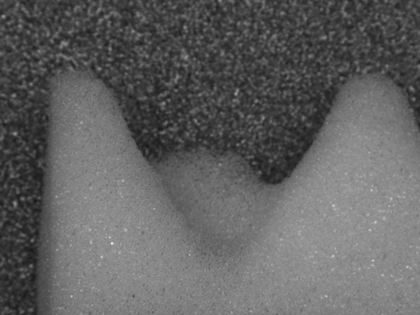
%> input picture Hu&Haan Method/new_sponge_n.bmp, 420 x 315 px, shrunk from 640 x 480 before the run
$ octave HuMethod.m   (GNU Octave 9; MATLAB toolbox functions it lacks are replaced by stand-ins)
%> lines starting %> are read from the running program, lines starting %| are printed output that depends on the picture
%% Depth Estimation from Single Image using Bluring

%% init evvironment
close all;
clear all;
clc;

% read in imag
img=im2double(imread('new_sponge_n.bmp'));
%> img: size 315x420 double; min 0.0941, max 0.937, mean 0.38
%img = rgb2gray(img);
%% Blur the image with Gaussian kernal of diff sigma
% sigmaA = 5, 9x9 Gaussian kernel
sigmaA = 5;
imgBlrA = filter2(fspecial('gaussian', [9,9], sigmaA), img);
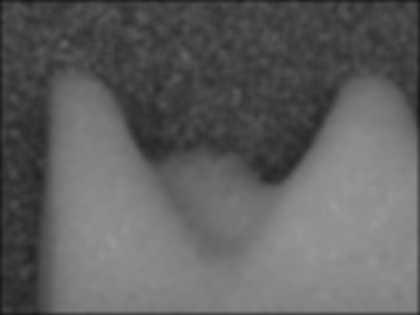
%> imgBlrA: size 315x420 double; min 0.085, max 0.605, mean 0.376

% sigmaB = 10, 9x9 Gaussian kernel
sigmaB = 10;
imgBlrB = filter2(fspecial('gaussian', [9,9], sigmaB), img);

% sigmaC = 5, 11x11 Gaussian kernel
sigmaC = 5;
imgBlrC = filter2(fspecial('gaussian', [11,11], sigmaC), img);

% display
%figure, subplot(2,2,1), imshow(img,[]), xlabel('Orignal image');
%hold on, subplot(2,2,2),imshow(imgBlrA, []), xlabel('Blured with 9x9 Gaussian, Sigma = 5');
%hold on, subplot(2,2,3), imshow(imgBlrB, []), xlabel('Blured with 11x11 Gaussian, Sigma = 10');
%hold on, subplot(2,2,4), imshow(imgBlrC, []), xlabel('Blured with 11x11 Gaussian, Sigma = 5');
%hold on, title('images filtered by different Gaussian kernels'), hold off;

%% Elemant-wise Ratio

% take out one row of these images and show then in 1-D
r = 240; % 240th row
imgRow = img(r,:);
%> imgRow = 420 values, max 0.682 at index 282, min 0.165 at index 30, mean 0.489
imgBlrARow = imgBlrA(r,:);
%> imgBlrARow = 420 values, max 0.583 at index 111, min 0.123 at index 1, mean 0.484
imgBlrBRow = imgBlrB(r,:);
%> imgBlrBRow = 420 values, max 0.583 at index 111, min 0.122 at index 1, mean 0.484

% show these rows in the same figure and compare the amptitules
%figure, plot(imgRow, 'b');
%hold on, plot(imgBlrARow, 'r');
%hold on, plot(imgBlrBRow, 'k');
%legend('imgRow', 'imgBlrARow', 'imgBlrBRow'),
%title('1-D slice of images');
%hold off;

% to make the blur independent of amplitude and offset, define a ratio
ratioNumerator = imgBlrA - imgBlrB;
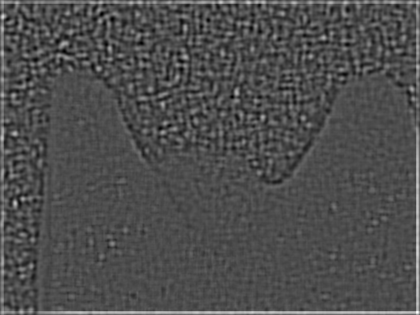
%> ratioNumerator: size 315x420 double; min -0.00642, max 0.015, mean 0.000206; drawn with min black and max white
ratioDenominator = (imgBlrA + imgBlrB);
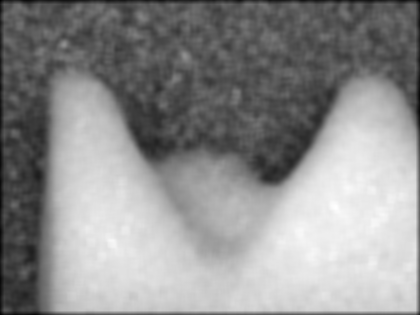
%> ratioDenominator: size 315x420 double; min 0.168, max 1.21, mean 0.751; drawn with min black and max white
ratio = ratioNumerator ./ ratioDenominator; % Note here use element-wise division
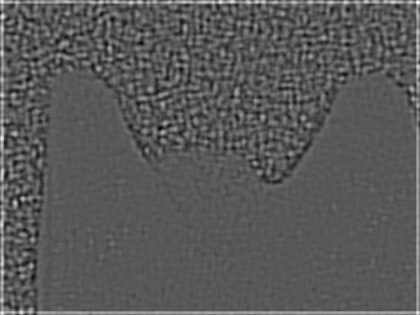
%> ratio: size 315x420 double; min -0.0144, max 0.0274, mean 0.000316; drawn with min black and max white
ratio = filter2(fspecial('average',11), ratio);
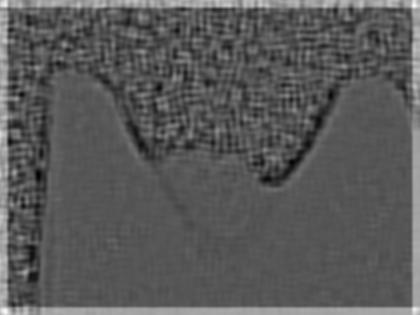
%> ratio: size 315x420 double; min -0.00348, max 0.00691, mean 0.000194; drawn with min black and max white
% 1-D slice of these images above
%figure, plot(ratioNumerator(r,:), 'b');
%hold on, plot(ratioDenominator(r,:), 'r');
%hold on, plot(ratio(r,:), 'k');
%legend('ratioNumerator', 'ratioDenominator', 'ratio');
%title('1-D slice of ratio maps');
%hold off;

%% Estimate the variance Sigma of the Gaussian kernel, which is used for modeling the blur
% [14 lines of commented-out code are left out]
patchSize = 8;
for i = 1: (size(img,1)/patchSize)
  for j = 1: (size(img,2)/patchSize)
    ratioMax = max(max(ratio((patchSize*(i-1)+1):patchSize*i, (patchSize*(j-1)+1):patchSize*j)));
    ratioNumeratorPatch = imgBlrA((patchSize*(i-1)+1):patchSize*i, (patchSize*(j-1)+1):patchSize*j) .* imgBlrB((patchSize*(i-1)+1):patchSize*i, (patchSize*(j-1)+1):patchSize*j);
    ratioDenominatorPatch = (imgBlrB((patchSize*(i-1)+1):patchSize*i, (patchSize*(j-1)+1):patchSize*j) - imgBlrA((patchSize*(i-1)+1):patchSize*i, (patchSize*(j-1)+1):patchSize*j)) .* ratio((patchSize*(i-1)+1):patchSize*i, (patchSize*(j-1)+1):patchSize*j) + imgBlrB((patchSize*(i-1)+1):patchSize*i, (patchSize*(j-1)+1):patchSize*j);
    ratioPatch = ratioNumeratorPatch ./ ratioDenominatorPatch;
    Sigma((patchSize*(i-1)+1):patchSize*i, (patchSize*(j-1)+1):patchSize*j) = abs(ratioPatch);
  end
end
%DepthMap1 = filter2(fspecial('average',3), Sigma);
DepthMap = medfilt2(Sigma, [11,11], 'symmetric');
DepthMap1 = filter2(fspecial('average',11), DepthMap);
DepthMap2 = filter2(fspecial('gaussian', [9,9], sigmaA), DepthMap);
mesh(DepthMap);
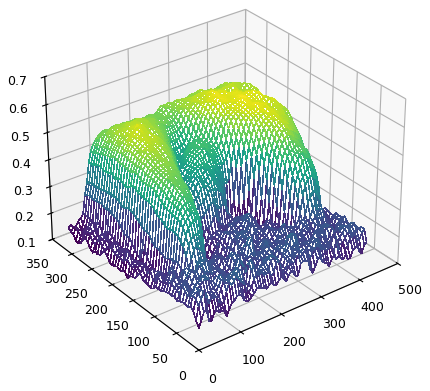
%> figure redrawn from the program's plot data
% display
%figure, subplot(2,2,1), imshow(ratioNumerator, []), xlabel('map of ratioNumerator');
%hold on, subplot(2,2,2), imshow(ratioDenominator, []), xlabel('map of ratioDenominator');
%hold on, subplot(2,2,3), imshow(double(ratio), []), xlabel('map of the ratio');
%hold on, subplot(2,2,4), mesh(DepthMap), title('DepthMap');
%hold on, title('The Ratio which is invariant to amplitude and offset
%edges'), hold off;
